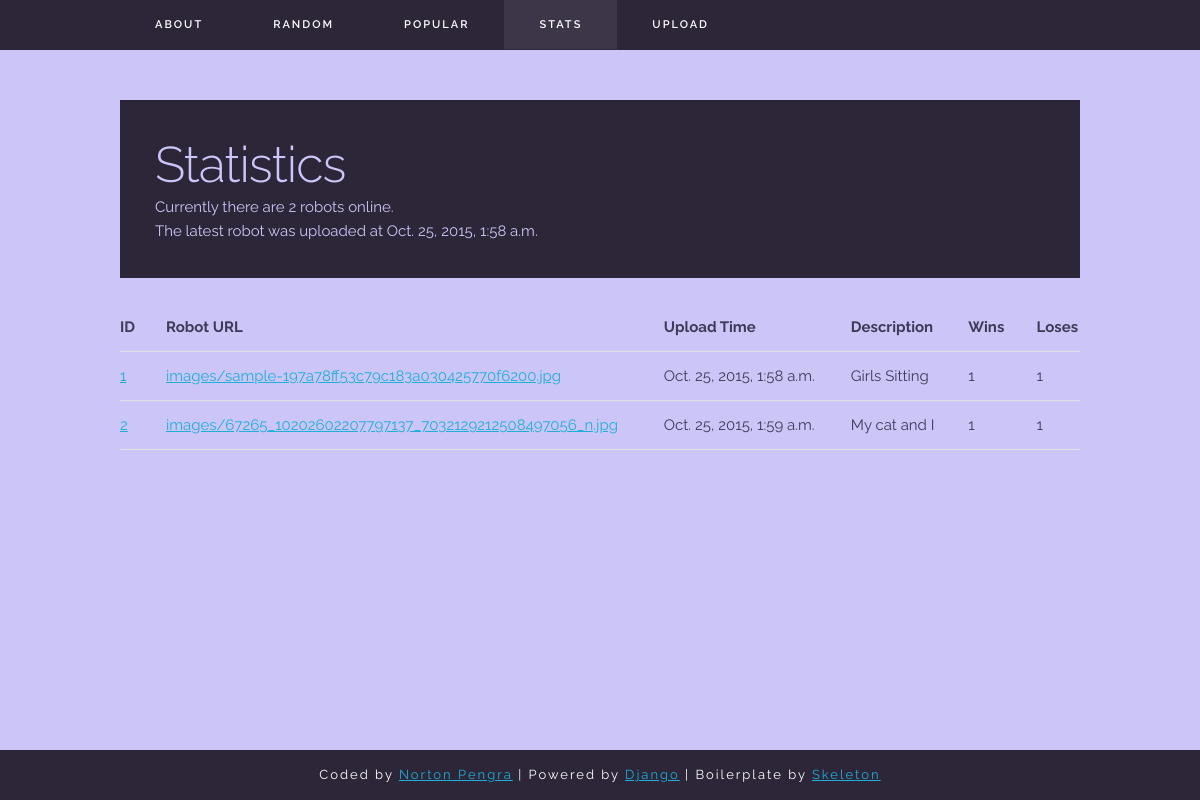
Screenshot of /stats/ with the database file from the repository.
### compare/models.py (models this page shows, shortened)
class Image(models.Model):
    image_desc = models.CharField(max_length=255)
    pub_date = models.DateTimeField('date uploaded')
    image = models.ImageField(upload_to='images')
    wins = models.IntegerField()
    loses = models.IntegerField()
    def is_recent(self):
        return timezone.now() >= self.pub_date >= timezone.now() - datetime.timedelta(days=1)
    is_recent.admin_order_field = 'pub_date'
    is_recent.boolean = True
    is_recent.short_description = "Published in the last day?"
    def is_hot(self):
        return self.wins / (self.loses + 1) >= 1.0 and self.wins >= 50
    is_hot.admin_order_field = 'wins'
    is_hot.boolean = True
    is_hot.short_description = "Hot Image?"

### compare/views.py (the view)
# urls.py: url(r'^stats/', views.StatView.as_view(), name='stats'),
class StatView(generic.ListView):
    model = Image
    def get_context_data(self, **kwargs):
        context = super(StatView, self).get_context_data(**kwargs)
        context['length'] = len(Image.objects.all())
        context['showcase'] = Image.objects.all().order_by('-wins', 'loses')[:100]
        context['last'] = context['showcase'][0].pub_date
        return context

### compare/templates/compare/image_list.html
{% extends "compare/template.html" %}
{% block about-stats %}active{% endblock %}
{% block body_block %}
<br>
<div class="container">
  <div class="jumbotron">
    <h1>Statistics</h1>
    <p>
      Currently there are {{length}} robots online.<br>
      The latest robot was uploaded at {{last}}
    </p>
  </div>
</div>
<div class="container">
  <div class="row">
    <div class="twelve columns">
      <table class="u-full-width">
        <thead>
          <tr>
            <th>ID</th>
            <th>Robot URL</th>
            <th>Upload Time</th>
            <th>Description</th>
            <th>Wins</th>
            <th>Loses</th>
          </tr>
        </thead>
        <tbody>
          {%for obj in showcase%}
            <tr>
              <td><a href="{% url "compare:stats" %}{{obj.pk}}">{{obj.pk}}</a></td>
              <td><a href="/{{MEDIA_URL}}{{obj.image}}">{{obj.image}}</a></td>
              <td>{{obj.pub_date}}</td>
              <td>{{obj.image_desc}}</td>
              <td>{{obj.wins}}</td>
              <td>{{obj.loses}}</td>
            </tr>
          {%endfor%}
        </tbody>
      </table>
    </div>
  </div>
</div>
{% endblock %}

### compare/templates/compare/template.html (shortened to what this page needs)
{% load staticfiles %}
<!doctype html>
<html lang="en">
<head>
  <link rel="stylesheet" href="{% static "skeleton/css/normalize.css" %}">
  <link rel="stylesheet" href="{% static "skeleton/css/skeleton.css" %}">
  <link rel="stylesheet" href="{% static "custom/custom.css" %}">
</head>
<body>
  <div class="navbar">
    <div class="container">
      <ul class="nav-list">
        <li class="navbar-item {% block about-active %}{% endblock %}">
          <a href="{% url "compare:index" %}" class="navbar-link">About</a>
        </li>
        <li class="navbar-item {% block about-random %}{% endblock %}">
          <a href="{% url "compare:compare" %}" class="navbar-link">Random</a>
        </li>
        <li class="navbar-item {% block about-popular %}{% endblock %}">
          <a href="{% url "compare:popularity" %}" class="navbar-link">Popular</a>
        </li>
        <li class="navbar-item {% block about-stats %}{% endblock %}">
          <a href="{% url "compare:stats" %}" class="navbar-link">Stats</a>
        </li>
        <li class="navbar-item {% block about-upload %}{% endblock %}">
          <a href="{% url "compare:upload" %}" class="navbar-link">Upload</a>
        </li>
      </ul>
    </div>
  </div>
  {% block body_block %}{% endblock %}
  <footer class="footer">
    Coded by <a href="">Norton Pengra</a> | Powered by <a href="">Django</a> | Boilerplate by <a href="">Skeleton</a>
  </footer>
</body>
</html>

### compare/static/skeleton/css/skeleton.css (style rules this page uses)
.container { position: relative; width: 100%; max-width: 960px; margin: 0 auto; padding: 0 20px; box-sizing: border-box; }
.column, .columns { width: 100%; float: left; box-sizing: border-box; }
@media (min-width: 400px) { .container { width: 85%; padding: 0; } }
@media (min-width: 550px) { .container { width: 80%; } }
@media (min-width: 550px) { .column, .columns { margin-left: 4%; } }
@media (min-width: 550px) { .column:first-child, .columns:first-child { margin-left: 0; } }
@media (min-width: 550px) { .twelve.columns { width: 100%; margin-left: 0; } }
html { font-size: 62.5%; }
body { font-size: 1.5em; line-height: 1.6; font-weight: 400; font-family: "Raleway", "HelveticaNeue", "Helvetica Neue", Helvetica, Arial, sans-serif; color: #222; }
h1, h2, h3, h4, h5, h6 { margin-top: 0; margin-bottom: 2rem; font-weight: 300; }
h1 { font-size: 4.0rem; line-height: 1.2; letter-spacing: -.1rem; }
@media (min-width: 550px) { h1 { font-size: 5.0rem; } }
p { margin-top: 0; }
a { color: #1EAEDB; }
ul { list-style: circle inside; }
ol, ul { padding-left: 0; margin-top: 0; }
li { margin-bottom: 1rem; }
th, td { padding: 12px 15px; text-align: left; border-bottom: 1px solid #E1E1E1; }
th:first-child, td:first-child { padding-left: 0; }
th:last-child, td:last-child { padding-right: 0; }
pre, blockquote, dl, figure, table, p, ul, ol, form { margin-bottom: 2.5rem; }
.u-full-width { width: 100%; box-sizing: border-box; }
.container:after, .row:after, .u-cf { content: ""; display: table; clear: both; }

### compare/static/custom/custom.css (style rules this page uses)
body { margin-top: 51px; margin-bottom: 51px; background: #CCC6F8; color: #3c3c58; }
.navbar { height: 50px; position: fixed; background: #2C2638; color: #fff; left: 0; right: 0; top: 0; z-index: 1000; border-bottom: solid #CCC6F8 1px; overflow: hidden; }
div.navbar ul.nav-list { list-style: none; margin-bottom: 0; }
div.navbar ul li.navbar-item { position: relative; float: left; margin-bottom: 0; }
div.navbar ul li.navbar-item.active { background: #3C3648; }
div.navbar ul li a.navbar-link { text-transform: uppercase; font-size: 11px; font-weight: 600; letter-spacing: .2rem; margin-right: 35px; margin-left: 35px; color: #fff; line-height: 4.9rem; text-decoration: none; }
.footer { height: 50px; position: fixed; background: #2C2638; color: #fff; left: 0; right: 0; bottom: 0; text-align: center; line-height: 4.9rem; font-size: 13px; letter-spacing: .2rem; border-top: solid #CCC6F8 1px; }
.jumbotron { background: #2C2638; padding: 35px; margin-top: 25px; margin-bottom: 25px; color: #CCC6F8; }
.jumbotron h1, p { margin-bottom: 0; }

### rows the page displays
Image: pub_date "Oct. 25, 2015, 1:58 a.m.", pk "1", image "images/sample-197a78ff53c79c183a030425770f6200.jpg", image_desc "Girls Sitting", wins "1", loses "1"
Image: pk "2", image "images/67265_10202602207797137_7032129212508497056_n.jpg", pub_date "Oct. 25, 2015, 1:59 a.m.", image_desc "My cat and I", wins "1", loses "1"

### other values shown
{{ length }} "2"
